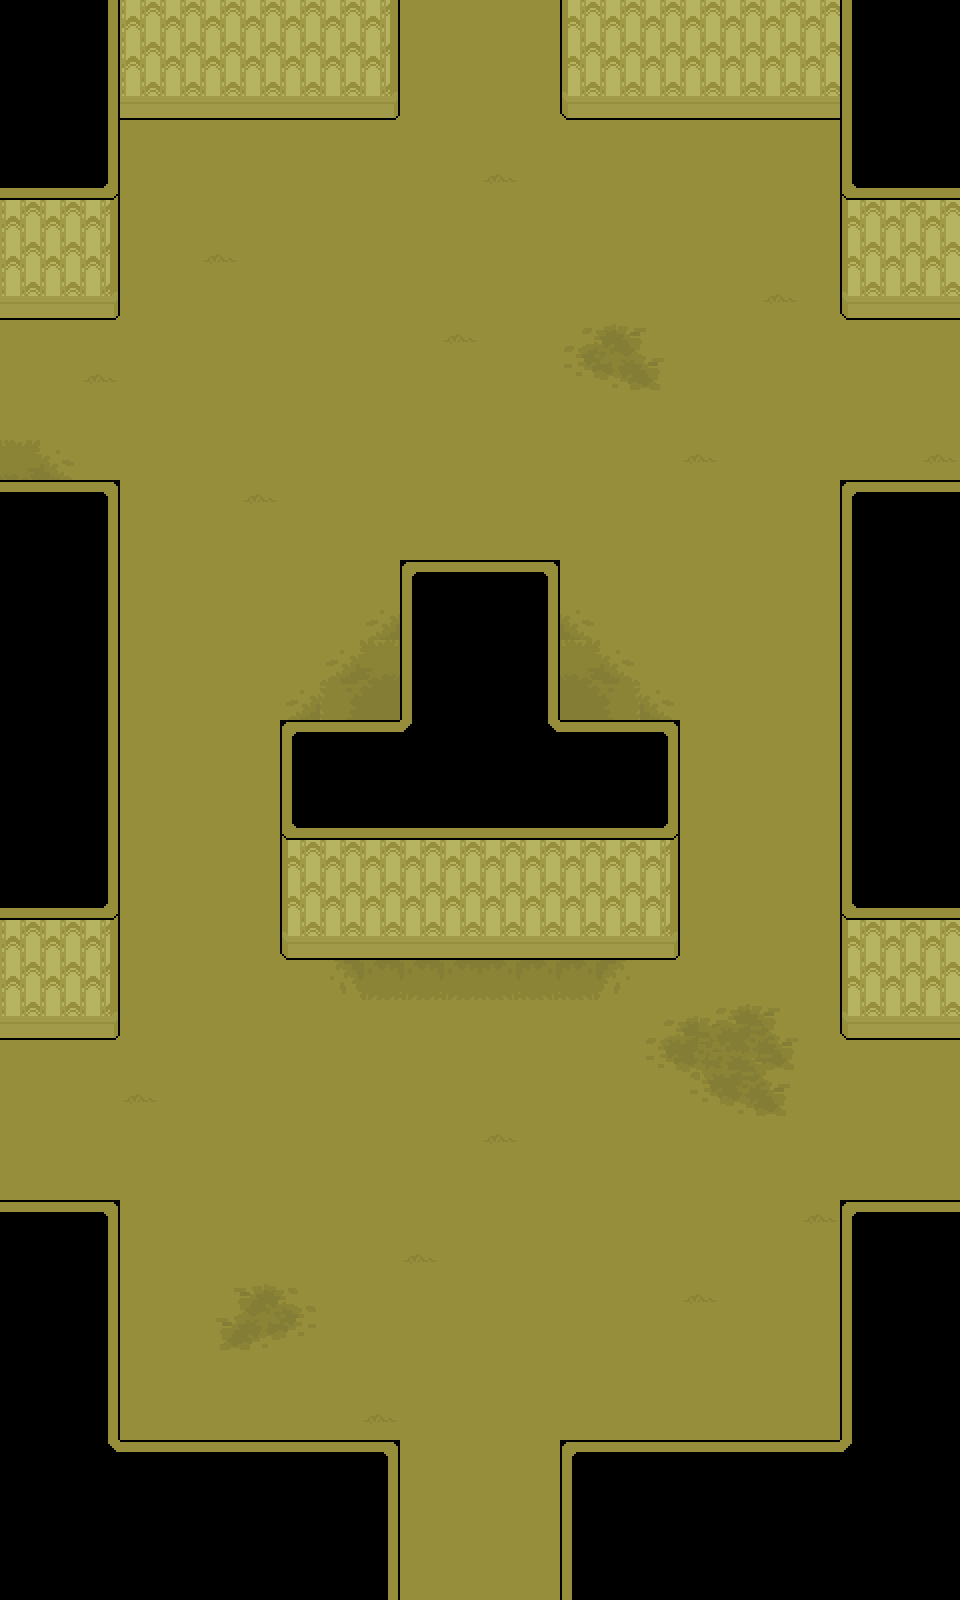

A 2D game scene composited from a Tiled map and its tileset images. What follows is a short description and the map's XML, with every tile layer's data as written:
An orthogonal 24x40 tile map with 40x40 px tiles, 2 tile layers (tiles, decor) and 19 objects (gramophone, transition, entry, spawn).

<map version="1.8" tiledversion="1.8.6" orientation="orthogonal" renderorder="right-down" width="24" height="40" tilewidth="40" tileheight="40" infinite="0" nextlayerid="6" nextobjectid="21">
 <editorsettings>
  <export target="data.lua" format="lua" />
 </editorsettings>
 <properties>
  <property name="border" value="none" />
  <property name="music" value="backrooms" />
 </properties>
 <tileset firstgid="1" source="../../../tilesets/backrooms.tsx" />
 <layer id="1" name="tiles" width="24" height="40">
  <data encoding="csv">
13,13,14,33,33,33,33,33,33,34,51,51,51,51,32,33,33,33,33,33,33,12,13,13,
13,13,14,43,43,43,43,43,43,44,51,51,51,51,42,43,43,43,43,43,43,12,13,13,
13,13,14,53,53,53,53,53,53,54,51,51,51,51,52,53,53,53,53,53,53,12,13,13,
13,13,14,51,51,51,51,51,51,51,51,51,51,51,51,51,51,51,51,51,51,12,13,13,
23,23,24,51,51,51,51,51,51,51,51,51,51,51,51,51,51,51,51,51,51,22,23,23,
33,33,34,51,51,51,51,51,51,51,51,51,51,51,51,51,51,51,51,51,51,32,33,33,
43,43,44,51,51,51,51,51,51,51,51,51,51,51,51,51,51,51,51,51,51,42,43,43,
53,53,54,51,51,51,51,51,51,51,51,51,51,51,51,51,51,51,51,51,51,52,53,53,
51,51,51,51,51,51,51,51,51,51,51,51,51,51,51,51,51,51,51,51,51,51,51,51,
51,51,51,51,51,51,51,51,51,51,51,51,51,51,51,51,51,51,51,51,51,51,51,51,
51,51,51,51,51,51,51,51,51,51,51,51,51,51,51,51,51,51,51,51,51,51,51,51,
51,51,51,51,51,51,51,51,51,51,51,51,51,51,51,51,51,51,51,51,51,51,51,51,
3,3,4,51,51,51,51,51,51,51,51,51,51,51,51,51,51,51,51,51,51,2,3,3,
13,13,14,51,51,51,51,51,51,51,51,51,51,51,51,51,51,51,51,51,51,12,13,13,
13,13,14,51,51,51,51,51,51,51,2,3,3,4,51,51,51,51,51,51,51,12,13,13,
13,13,14,51,51,51,51,51,51,51,12,13,13,14,51,51,51,51,51,51,51,12,13,13,
13,13,14,51,51,51,51,51,51,51,12,13,13,14,51,51,51,51,51,51,51,12,13,13,
13,13,14,51,51,51,51,51,51,51,12,13,13,14,51,51,51,51,51,51,51,12,13,13,
13,13,14,51,51,51,51,2,3,3,60,13,13,59,3,3,4,51,51,51,51,12,13,13,
13,13,14,51,51,51,51,12,13,13,13,13,13,13,13,13,14,51,51,51,51,12,13,13,
13,13,14,51,51,51,51,22,23,23,23,23,23,23,23,23,24,51,51,51,51,12,13,13,
13,13,14,51,51,51,51,32,33,33,33,33,33,33,33,33,34,51,51,51,51,12,13,13,
23,23,24,51,51,51,51,42,43,43,43,43,43,43,43,43,44,51,51,51,51,22,23,23,
33,33,34,51,51,51,51,52,53,53,53,53,53,53,53,53,54,51,51,51,51,32,33,33,
43,43,44,51,51,51,51,51,51,51,51,51,51,51,51,51,51,51,51,51,51,42,43,43,
53,53,54,51,51,51,51,51,51,51,51,51,51,51,51,51,51,51,51,51,51,52,53,53,
51,51,51,51,51,51,51,51,51,51,51,51,51,51,51,51,51,51,51,51,51,51,51,51,
51,51,51,51,51,51,51,51,51,51,51,51,51,51,51,51,51,51,51,51,51,51,51,51,
51,51,51,51,51,51,51,51,51,51,51,51,51,51,51,51,51,51,51,51,51,51,51,51,
51,51,51,51,51,51,51,51,51,51,51,51,51,51,51,51,51,51,51,51,51,51,51,51,
3,3,4,51,51,51,51,51,51,51,51,51,51,51,51,51,51,51,51,51,51,2,3,3,
13,13,14,51,51,51,51,51,51,51,51,51,51,51,51,51,51,51,51,51,51,12,13,13,
13,13,14,51,51,51,51,51,51,51,51,51,51,51,51,51,51,51,51,51,51,12,13,13,
13,13,14,51,51,51,51,51,51,51,51,51,51,51,51,51,51,51,51,51,51,12,13,13,
13,13,14,51,51,51,51,51,51,51,51,51,51,51,51,51,51,51,51,51,51,12,13,13,
13,13,14,51,51,51,51,51,51,51,51,51,51,51,51,51,51,51,51,51,51,12,13,13,
13,13,59,3,3,3,3,3,3,4,51,51,51,51,2,3,3,3,3,3,3,60,13,13,
13,13,13,13,13,13,13,13,13,14,51,51,51,51,12,13,13,13,13,13,13,13,13,13,
13,13,13,13,13,13,13,13,13,14,51,51,51,51,12,13,13,13,13,13,13,13,13,13,
13,13,13,13,13,13,13,13,13,14,51,51,51,51,12,13,13,13,13,13,13,13,13,13
</data>
 </layer>
 <layer id="2" name="decor" width="24" height="40">
  <data encoding="csv">
0,0,0,0,0,0,0,0,0,0,0,0,0,0,0,0,0,0,0,0,0,0,0,0,
0,0,0,0,0,0,0,0,0,0,0,0,0,0,0,0,0,0,0,0,0,0,0,0,
0,0,0,0,0,0,0,0,0,0,0,0,0,0,0,0,0,0,0,0,0,0,0,0,
0,0,0,0,0,0,0,0,0,0,0,0,0,0,0,0,0,0,0,0,0,0,0,0,
0,0,0,0,0,0,0,0,0,0,0,0,31,0,0,0,0,0,0,0,0,0,0,0,
0,0,0,0,0,0,0,0,0,0,0,0,0,0,0,0,0,0,0,0,0,0,0,0,
0,0,0,0,0,31,0,0,0,0,0,0,0,0,0,0,0,0,0,0,0,0,0,0,
0,0,0,0,0,0,0,0,0,0,0,0,0,0,0,0,0,0,0,31,0,0,0,0,
0,0,0,0,0,0,0,0,0,0,0,31,0,0,7,8,9,0,0,0,0,0,0,0,
0,0,31,0,0,0,0,0,0,0,0,0,0,0,17,18,19,0,0,0,0,0,0,0,
0,0,0,0,0,0,0,0,0,0,0,0,0,0,0,0,0,0,0,0,0,0,0,0,
5,6,0,0,0,0,0,0,0,0,0,0,0,0,0,0,0,31,0,0,0,0,0,31,
0,0,0,0,0,0,31,0,0,0,0,0,0,0,0,0,0,0,0,0,0,0,0,0,
0,0,0,0,0,0,0,0,0,0,0,0,0,0,0,0,0,0,0,0,0,0,0,0,
0,0,0,0,0,0,0,0,0,0,0,0,0,0,0,0,0,0,0,0,0,0,0,0,
0,0,0,0,0,0,0,0,0,2147483658,0,0,0,0,10,0,0,0,0,0,0,0,0,0,
0,0,0,0,0,0,0,0,2147483654,2147483653,0,0,0,0,5,6,0,0,0,0,0,0,0,0,
0,0,0,0,0,0,0,2147483658,2147483664,2147483663,0,0,0,0,15,16,10,0,0,0,0,0,0,0,
0,0,0,0,0,0,0,0,0,0,0,0,0,0,0,0,0,0,0,0,0,0,0,0,
0,0,0,0,0,0,0,0,0,0,0,0,0,0,0,0,0,0,0,0,0,0,0,0,
0,0,0,0,0,0,0,0,0,0,0,0,0,0,0,0,0,0,0,0,0,0,0,0,
0,0,0,0,0,0,0,0,0,0,0,0,0,0,0,0,0,0,0,0,0,0,0,0,
0,0,0,0,0,0,0,0,0,0,0,0,0,0,0,0,0,0,0,0,0,0,0,0,
0,0,0,0,0,0,0,0,0,0,0,0,0,0,0,0,0,0,0,0,0,0,0,0,
0,0,0,0,0,0,0,0,2684354600,2684354590,2684354590,2684354590,2684354580,2684354580,2684354580,2684354570,0,0,0,0,0,0,0,0,
0,0,0,0,0,0,0,0,0,0,0,0,0,0,0,0,25,26,27,28,0,0,0,0,
0,0,0,0,0,0,0,0,0,0,0,0,0,0,0,0,35,36,37,38,0,0,0,0,
0,0,0,31,0,0,0,0,0,0,0,0,0,0,0,0,45,46,47,48,0,0,0,0,
0,0,0,0,0,0,0,0,0,0,0,0,31,0,0,0,0,0,0,0,0,0,0,0,
0,0,0,0,0,0,0,0,0,0,0,0,0,0,0,0,0,0,0,0,0,0,0,0,
0,0,0,0,0,0,0,0,0,0,0,0,0,0,0,0,0,0,0,0,31,0,0,0,
0,0,0,0,0,0,0,0,0,0,31,0,0,0,0,0,0,0,0,0,0,0,0,0,
0,0,0,0,0,2147483657,2147483656,2147483655,0,0,0,0,0,0,0,0,0,31,0,0,0,0,0,0,
0,0,0,0,0,2147483667,2147483666,2147483665,0,0,0,0,0,0,0,0,0,0,0,0,0,0,0,0,
0,0,0,0,0,0,0,0,0,0,0,0,0,0,0,0,0,0,0,0,0,0,0,0,
0,0,0,0,0,0,0,0,0,31,0,0,0,0,0,0,0,0,0,0,0,0,0,0,
0,0,0,0,0,0,0,0,0,0,0,0,0,0,0,0,0,0,0,0,0,0,0,0,
0,0,0,0,0,0,0,0,0,0,0,0,0,0,0,0,0,0,0,0,0,0,0,0,
0,0,0,0,0,0,0,0,0,0,0,0,0,0,0,0,0,0,0,0,0,0,0,0,
0,0,0,0,0,0,0,0,0,0,0,0,0,0,0,0,0,0,0,0,0,0,0,0
</data>
 </layer>
 <objectgroup color="#0000ff" id="3" name="collision">
  <object id="1" x="0" y="1200" width="120" height="400" />
  <object id="2" x="120" y="1440" width="280" height="160" />
  <object id="3" x="280" y="720" width="400" height="240" />
  <object id="4" x="400" y="560" width="160" height="160" />
  <object id="5" x="0" y="480" width="120" height="560" />
  <object id="6" x="840" y="480" width="120" height="560" />
  <object id="7" x="840" y="120" width="120" height="200" />
  <object id="8" x="0" y="120" width="120" height="200" />
  <object id="9" x="840" y="1200" width="120" height="400" />
  <object id="10" x="560" y="1440" width="280" height="160" />
 </objectgroup>
 <objectgroup color="#ff00ff" id="4" name="objects">
  <object id="11" name="gramophone" x="446" y="894" width="66" height="102" />
  <object id="12" name="transition" x="400" y="1590" width="160" height="40">
   <properties>
    <property name="map" value="backrooms/corridors" />
    <property name="marker" value="entry2" />
   </properties>
  </object>
  <object id="14" x="-40" y="320" width="40" height="160" />
  <object id="15" x="-40" y="1040" width="40" height="160" />
  <object id="16" x="960" y="1040" width="40" height="160" />
  <object id="17" x="960" y="320" width="40" height="160" />
  <object id="18" x="400" y="-40" width="160" height="40" />
 </objectgroup>
 <objectgroup color="#7f00ff" id="5" name="markers">
  <object id="19" name="entry" x="480" y="1560">
   <point />
  </object>
  <object id="20" name="spawn" x="480" y="1120">
   <point />
  </object>
 </objectgroup>
</map>
